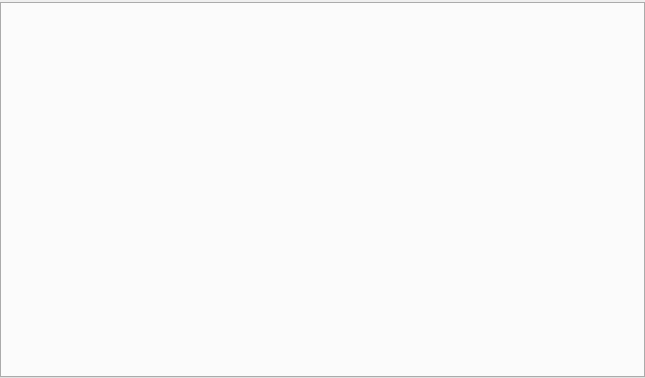
<?xml version="1.0" encoding="UTF-8"?>
<ui version="4.0">
 <class>MainWindow</class>
 <widget class="QMainWindow" name="MainWindow">
  <property name="geometry">
   <rect>
    <x>0</x>
    <y>0</y>
    <width>645</width>
    <height>378</height>
   </rect>
  </property>
  <property name="windowTitle">
   <string>MainWindow</string>
  </property>
  <widget class="QWidget" name="centralwidget">
   <layout class="QGridLayout" name="gridLayout">
    <property name="leftMargin">
     <number>0</number>
    </property>
    <property name="topMargin">
     <number>2</number>
    </property>
    <property name="rightMargin">
     <number>0</number>
    </property>
    <property name="bottomMargin">
     <number>0</number>
    </property>
    <property name="spacing">
     <number>0</number>
    </property>
    <item row="0" column="0">
     <widget class="QTabWidget" name="tabWidget">
      <property name="currentIndex">
       <number>-1</number>
      </property>
     </widget>
    </item>
   </layout>
  </widget>
  <widget class="QMenuBar" name="menubar">
   <property name="geometry">
    <rect>
     <x>0</x>
     <y>0</y>
     <width>645</width>
     <height>19</height>
    </rect>
   </property>
  </widget>
  <action name="actionne">
   <property name="text">
    <string>new</string>
   </property>
  </action>
 </widget>
 <resources/>
 <connections/>
</ui>
